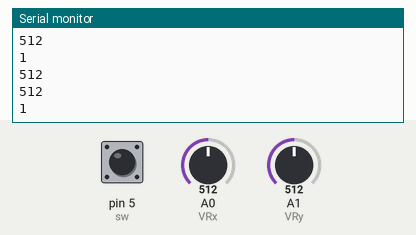
This sketch was run on a simulated Arduino Uno, built with avr-gcc and run on an emulated ATmega328P. Parts: the last lines printed to the serial monitor. The inputs (shaded band) are chosen by the test bench; at power-on: A0 (VRx) = 512, A1 (VRy) = 512, pin 5 (sw) HIGH.

Above: at 1.8 s.
1.9 s: A0 (VRx) set to 716
At 2.5 s:
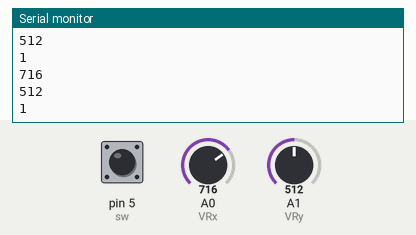
3.4 s: A1 (VRy) set to 306
At 4.7 s:
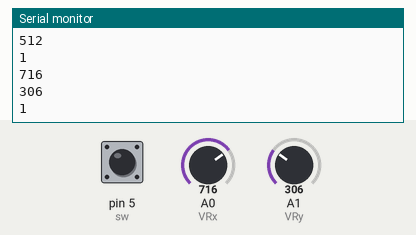
4.9 s: pin 5 (sw) pulled LOW for 1.2 s
At 5.8 s:
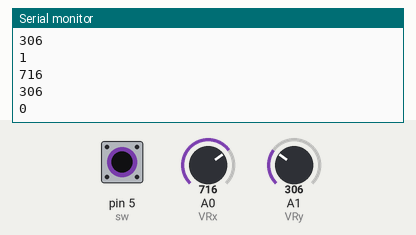
7.6 s: A0 (VRx) set to 900
At 8.4 s:
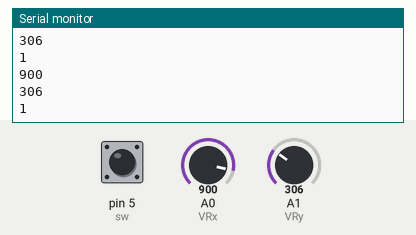
9.1 s: A1 (VRy) set to 122
At 10.8 s:
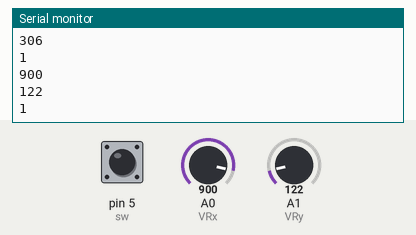
Timing chart, 0 to 11.6 s (numbered marks = the images above; inputs shaded):
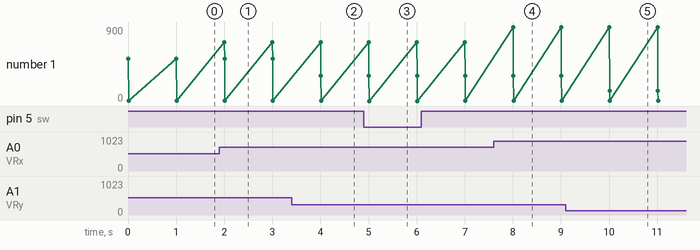

Measured:
- after the input at 1.9 s, the serial monitor: prints a new line after 0.10 s (image 1)
- after the input at 3.4 s, the serial monitor: prints a new line after 0.61 s (image 2)
- after the input at 4.9 s, the serial monitor: prints a new line after 0.11 s (image 3)
- after the input at 7.6 s, the serial monitor: prints a new line after 0.41 s (image 4)
- after the input at 9.1 s, the serial monitor: prints a new line after 0.91 s (image 5)

The sketch:

joystick.ino
```cpp
const byte VRx = A0;
const byte VRy = A1;
const byte sw = 5;
int x,y,b;
unsigned int temps = 1000;

void setup() {
  // put your setup code here, to run once:
  Serial.begin(9600);
  pinMode(VRx, INPUT);
  pinMode(VRy, INPUT);
  pinMode(sw, INPUT);
}

void loop() {
  // put your main code here, to run repeatedly:
  x=analogRead(VRx);
  y=analogRead(VRy);
  b=digitalRead(sw);
  Serial.println(x);
  Serial.println(y);
  Serial.println(b);
  delay(temps);
}
```
